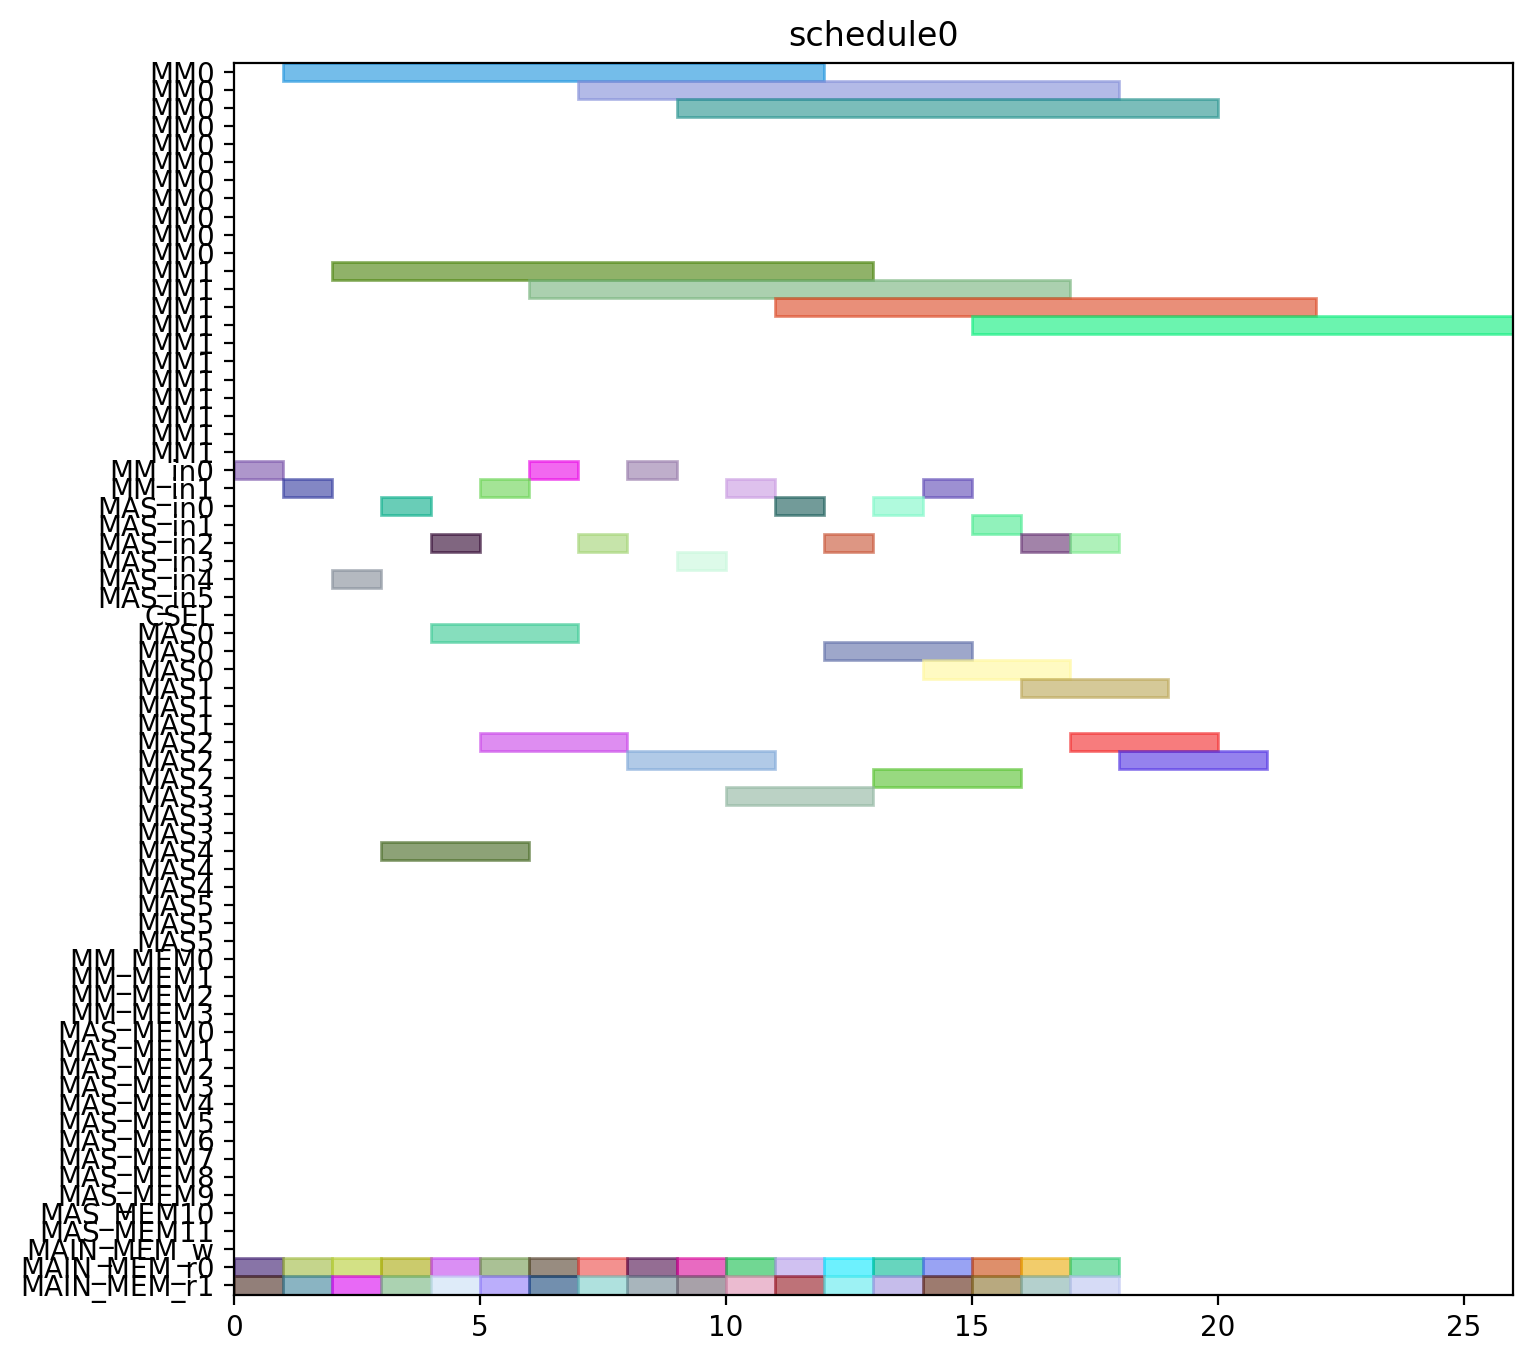

The Python source for this figure:
from pyschedule import Scenario, solvers, plotters, alt


def solve():
	horizon = 120
	S = Scenario("schedule0", horizon=horizon)

	# resource
	MM = S.Resources('MM', num=2, size=11)
	MM_in = S.Resources('MM_in', num=2)
	MAS_in = S.Resources('MAS_in', num=6)
	CSEL = S.Resource('CSEL')
	MAS = S.Resources('MAS', num=6, size=3, periods=range(1, horizon))
	MM_MEM = S.Resources('MM_MEM', num=4)
	MAS_MEM = S.Resources('MAS_MEM', num=12)
	MAIN_MEM_w = S.Resource('MAIN_MEM_w', size=1)
	MAIN_MEM_r = S.Resources('MAIN_MEM_r', num=2)

	# result of previous scheduling

	# new tasks
	t0_t0 = S.Task('t0_t0', length=3, delay_cost=1)
	t0_t0 += alt(MAS)
	t0_t0_in = S.Task('t0_t0_in', length=1, delay_cost=1)
	t0_t0_in += alt(MAS_in)
	S += t0_t0_in*MAS_in[0]<=t0_t0*MAS[0]

	S += t0_t0_in*MAS_in[1]<=t0_t0*MAS[1]

	S += t0_t0_in*MAS_in[2]<=t0_t0*MAS[2]

	S += t0_t0_in*MAS_in[3]<=t0_t0*MAS[3]

	S += t0_t0_in*MAS_in[4]<=t0_t0*MAS[4]

	S += t0_t0_in*MAS_in[5]<=t0_t0*MAS[5]

	t0_t0_mem0 = S.Task('t0_t0_mem0', length=1, delay_cost=1)
	t0_t0_mem0 += MAIN_MEM_r[0]
	S += t0_t0_mem0 <= t0_t0

	t0_t0_mem1 = S.Task('t0_t0_mem1', length=1, delay_cost=1)
	t0_t0_mem1 += MAIN_MEM_r[1]
	S += t0_t0_mem1 <= t0_t0

	t0_t1 = S.Task('t0_t1', length=3, delay_cost=1)
	t0_t1 += alt(MAS)
	t0_t1_in = S.Task('t0_t1_in', length=1, delay_cost=1)
	t0_t1_in += alt(MAS_in)
	S += t0_t1_in*MAS_in[0]<=t0_t1*MAS[0]

	S += t0_t1_in*MAS_in[1]<=t0_t1*MAS[1]

	S += t0_t1_in*MAS_in[2]<=t0_t1*MAS[2]

	S += t0_t1_in*MAS_in[3]<=t0_t1*MAS[3]

	S += t0_t1_in*MAS_in[4]<=t0_t1*MAS[4]

	S += t0_t1_in*MAS_in[5]<=t0_t1*MAS[5]

	t0_t1_mem0 = S.Task('t0_t1_mem0', length=1, delay_cost=1)
	t0_t1_mem0 += MAIN_MEM_r[0]
	S += t0_t1_mem0 <= t0_t1

	t0_t1_mem1 = S.Task('t0_t1_mem1', length=1, delay_cost=1)
	t0_t1_mem1 += MAIN_MEM_r[1]
	S += t0_t1_mem1 <= t0_t1

	t0_t3 = S.Task('t0_t3', length=11, delay_cost=1)
	t0_t3 += alt(MM)
	t0_t3_in = S.Task('t0_t3_in', length=1, delay_cost=1)
	t0_t3_in += alt(MM_in)
	S += t0_t3_in*MM_in[0]<=t0_t3*MM[0]
	S += t0_t3_in*MM_in[1]<=t0_t3*MM[1]
	t0_t3_mem0 = S.Task('t0_t3_mem0', length=1, delay_cost=1)
	t0_t3_mem0 += MAIN_MEM_r[0]
	S += t0_t3_mem0 <= t0_t3

	t0_t3_mem1 = S.Task('t0_t3_mem1', length=1, delay_cost=1)
	t0_t3_mem1 += MAIN_MEM_r[1]
	S += t0_t3_mem1 <= t0_t3

	t1_t0 = S.Task('t1_t0', length=3, delay_cost=1)
	t1_t0 += alt(MAS)
	t1_t0_in = S.Task('t1_t0_in', length=1, delay_cost=1)
	t1_t0_in += alt(MAS_in)
	S += t1_t0_in*MAS_in[0]<=t1_t0*MAS[0]

	S += t1_t0_in*MAS_in[1]<=t1_t0*MAS[1]

	S += t1_t0_in*MAS_in[2]<=t1_t0*MAS[2]

	S += t1_t0_in*MAS_in[3]<=t1_t0*MAS[3]

	S += t1_t0_in*MAS_in[4]<=t1_t0*MAS[4]

	S += t1_t0_in*MAS_in[5]<=t1_t0*MAS[5]

	t1_t0_mem0 = S.Task('t1_t0_mem0', length=1, delay_cost=1)
	t1_t0_mem0 += MAIN_MEM_r[0]
	S += t1_t0_mem0 <= t1_t0

	t1_t0_mem1 = S.Task('t1_t0_mem1', length=1, delay_cost=1)
	t1_t0_mem1 += MAIN_MEM_r[1]
	S += t1_t0_mem1 <= t1_t0

	t1_t1 = S.Task('t1_t1', length=3, delay_cost=1)
	t1_t1 += alt(MAS)
	t1_t1_in = S.Task('t1_t1_in', length=1, delay_cost=1)
	t1_t1_in += alt(MAS_in)
	S += t1_t1_in*MAS_in[0]<=t1_t1*MAS[0]

	S += t1_t1_in*MAS_in[1]<=t1_t1*MAS[1]

	S += t1_t1_in*MAS_in[2]<=t1_t1*MAS[2]

	S += t1_t1_in*MAS_in[3]<=t1_t1*MAS[3]

	S += t1_t1_in*MAS_in[4]<=t1_t1*MAS[4]

	S += t1_t1_in*MAS_in[5]<=t1_t1*MAS[5]

	t1_t1_mem0 = S.Task('t1_t1_mem0', length=1, delay_cost=1)
	t1_t1_mem0 += MAIN_MEM_r[0]
	S += t1_t1_mem0 <= t1_t1

	t1_t1_mem1 = S.Task('t1_t1_mem1', length=1, delay_cost=1)
	t1_t1_mem1 += MAIN_MEM_r[1]
	S += t1_t1_mem1 <= t1_t1

	t1_t3 = S.Task('t1_t3', length=11, delay_cost=1)
	t1_t3 += alt(MM)
	t1_t3_in = S.Task('t1_t3_in', length=1, delay_cost=1)
	t1_t3_in += alt(MM_in)
	S += t1_t3_in*MM_in[0]<=t1_t3*MM[0]
	S += t1_t3_in*MM_in[1]<=t1_t3*MM[1]
	t1_t3_mem0 = S.Task('t1_t3_mem0', length=1, delay_cost=1)
	t1_t3_mem0 += MAIN_MEM_r[0]
	S += t1_t3_mem0 <= t1_t3

	t1_t3_mem1 = S.Task('t1_t3_mem1', length=1, delay_cost=1)
	t1_t3_mem1 += MAIN_MEM_r[1]
	S += t1_t3_mem1 <= t1_t3

	t2_t2 = S.Task('t2_t2', length=3, delay_cost=1)
	t2_t2 += alt(MAS)
	t2_t2_in = S.Task('t2_t2_in', length=1, delay_cost=1)
	t2_t2_in += alt(MAS_in)
	S += t2_t2_in*MAS_in[0]<=t2_t2*MAS[0]

	S += t2_t2_in*MAS_in[1]<=t2_t2*MAS[1]

	S += t2_t2_in*MAS_in[2]<=t2_t2*MAS[2]

	S += t2_t2_in*MAS_in[3]<=t2_t2*MAS[3]

	S += t2_t2_in*MAS_in[4]<=t2_t2*MAS[4]

	S += t2_t2_in*MAS_in[5]<=t2_t2*MAS[5]

	t2_t2_mem0 = S.Task('t2_t2_mem0', length=1, delay_cost=1)
	t2_t2_mem0 += MAIN_MEM_r[0]
	S += t2_t2_mem0 <= t2_t2

	t2_t2_mem1 = S.Task('t2_t2_mem1', length=1, delay_cost=1)
	t2_t2_mem1 += MAIN_MEM_r[1]
	S += t2_t2_mem1 <= t2_t2

	t5_t0 = S.Task('t5_t0', length=11, delay_cost=1)
	t5_t0 += alt(MM)
	t5_t0_in = S.Task('t5_t0_in', length=1, delay_cost=1)
	t5_t0_in += alt(MM_in)
	S += t5_t0_in*MM_in[0]<=t5_t0*MM[0]
	S += t5_t0_in*MM_in[1]<=t5_t0*MM[1]
	t5_t0_mem0 = S.Task('t5_t0_mem0', length=1, delay_cost=1)
	t5_t0_mem0 += MAIN_MEM_r[0]
	S += t5_t0_mem0 <= t5_t0

	t5_t0_mem1 = S.Task('t5_t0_mem1', length=1, delay_cost=1)
	t5_t0_mem1 += MAIN_MEM_r[1]
	S += t5_t0_mem1 <= t5_t0

	t5_t1 = S.Task('t5_t1', length=11, delay_cost=1)
	t5_t1 += alt(MM)
	t5_t1_in = S.Task('t5_t1_in', length=1, delay_cost=1)
	t5_t1_in += alt(MM_in)
	S += t5_t1_in*MM_in[0]<=t5_t1*MM[0]
	S += t5_t1_in*MM_in[1]<=t5_t1*MM[1]
	t5_t1_mem0 = S.Task('t5_t1_mem0', length=1, delay_cost=1)
	t5_t1_mem0 += MAIN_MEM_r[0]
	S += t5_t1_mem0 <= t5_t1

	t5_t1_mem1 = S.Task('t5_t1_mem1', length=1, delay_cost=1)
	t5_t1_mem1 += MAIN_MEM_r[1]
	S += t5_t1_mem1 <= t5_t1

	t5_t2 = S.Task('t5_t2', length=3, delay_cost=1)
	t5_t2 += alt(MAS)
	t5_t2_in = S.Task('t5_t2_in', length=1, delay_cost=1)
	t5_t2_in += alt(MAS_in)
	S += t5_t2_in*MAS_in[0]<=t5_t2*MAS[0]

	S += t5_t2_in*MAS_in[1]<=t5_t2*MAS[1]

	S += t5_t2_in*MAS_in[2]<=t5_t2*MAS[2]

	S += t5_t2_in*MAS_in[3]<=t5_t2*MAS[3]

	S += t5_t2_in*MAS_in[4]<=t5_t2*MAS[4]

	S += t5_t2_in*MAS_in[5]<=t5_t2*MAS[5]

	t5_t2_mem0 = S.Task('t5_t2_mem0', length=1, delay_cost=1)
	t5_t2_mem0 += MAIN_MEM_r[0]
	S += t5_t2_mem0 <= t5_t2

	t5_t2_mem1 = S.Task('t5_t2_mem1', length=1, delay_cost=1)
	t5_t2_mem1 += MAIN_MEM_r[1]
	S += t5_t2_mem1 <= t5_t2

	t5_t3 = S.Task('t5_t3', length=3, delay_cost=1)
	t5_t3 += alt(MAS)
	t5_t3_in = S.Task('t5_t3_in', length=1, delay_cost=1)
	t5_t3_in += alt(MAS_in)
	S += t5_t3_in*MAS_in[0]<=t5_t3*MAS[0]

	S += t5_t3_in*MAS_in[1]<=t5_t3*MAS[1]

	S += t5_t3_in*MAS_in[2]<=t5_t3*MAS[2]

	S += t5_t3_in*MAS_in[3]<=t5_t3*MAS[3]

	S += t5_t3_in*MAS_in[4]<=t5_t3*MAS[4]

	S += t5_t3_in*MAS_in[5]<=t5_t3*MAS[5]

	t5_t3_mem0 = S.Task('t5_t3_mem0', length=1, delay_cost=1)
	t5_t3_mem0 += MAIN_MEM_r[0]
	S += t5_t3_mem0 <= t5_t3

	t5_t3_mem1 = S.Task('t5_t3_mem1', length=1, delay_cost=1)
	t5_t3_mem1 += MAIN_MEM_r[1]
	S += t5_t3_mem1 <= t5_t3

	t7_t0 = S.Task('t7_t0', length=3, delay_cost=1)
	t7_t0 += alt(MAS)
	t7_t0_in = S.Task('t7_t0_in', length=1, delay_cost=1)
	t7_t0_in += alt(MAS_in)
	S += t7_t0_in*MAS_in[0]<=t7_t0*MAS[0]

	S += t7_t0_in*MAS_in[1]<=t7_t0*MAS[1]

	S += t7_t0_in*MAS_in[2]<=t7_t0*MAS[2]

	S += t7_t0_in*MAS_in[3]<=t7_t0*MAS[3]

	S += t7_t0_in*MAS_in[4]<=t7_t0*MAS[4]

	S += t7_t0_in*MAS_in[5]<=t7_t0*MAS[5]

	t7_t0_mem0 = S.Task('t7_t0_mem0', length=1, delay_cost=1)
	t7_t0_mem0 += MAIN_MEM_r[0]
	S += t7_t0_mem0 <= t7_t0

	t7_t0_mem1 = S.Task('t7_t0_mem1', length=1, delay_cost=1)
	t7_t0_mem1 += MAIN_MEM_r[1]
	S += t7_t0_mem1 <= t7_t0

	t7_t1 = S.Task('t7_t1', length=3, delay_cost=1)
	t7_t1 += alt(MAS)
	t7_t1_in = S.Task('t7_t1_in', length=1, delay_cost=1)
	t7_t1_in += alt(MAS_in)
	S += t7_t1_in*MAS_in[0]<=t7_t1*MAS[0]

	S += t7_t1_in*MAS_in[1]<=t7_t1*MAS[1]

	S += t7_t1_in*MAS_in[2]<=t7_t1*MAS[2]

	S += t7_t1_in*MAS_in[3]<=t7_t1*MAS[3]

	S += t7_t1_in*MAS_in[4]<=t7_t1*MAS[4]

	S += t7_t1_in*MAS_in[5]<=t7_t1*MAS[5]

	t7_t1_mem0 = S.Task('t7_t1_mem0', length=1, delay_cost=1)
	t7_t1_mem0 += MAIN_MEM_r[0]
	S += t7_t1_mem0 <= t7_t1

	t7_t1_mem1 = S.Task('t7_t1_mem1', length=1, delay_cost=1)
	t7_t1_mem1 += MAIN_MEM_r[1]
	S += t7_t1_mem1 <= t7_t1

	t7_t3 = S.Task('t7_t3', length=11, delay_cost=1)
	t7_t3 += alt(MM)
	t7_t3_in = S.Task('t7_t3_in', length=1, delay_cost=1)
	t7_t3_in += alt(MM_in)
	S += t7_t3_in*MM_in[0]<=t7_t3*MM[0]
	S += t7_t3_in*MM_in[1]<=t7_t3*MM[1]
	t7_t3_mem0 = S.Task('t7_t3_mem0', length=1, delay_cost=1)
	t7_t3_mem0 += MAIN_MEM_r[0]
	S += t7_t3_mem0 <= t7_t3

	t7_t3_mem1 = S.Task('t7_t3_mem1', length=1, delay_cost=1)
	t7_t3_mem1 += MAIN_MEM_r[1]
	S += t7_t3_mem1 <= t7_t3

	t10_t0 = S.Task('t10_t0', length=11, delay_cost=1)
	t10_t0 += alt(MM)
	t10_t0_in = S.Task('t10_t0_in', length=1, delay_cost=1)
	t10_t0_in += alt(MM_in)
	S += t10_t0_in*MM_in[0]<=t10_t0*MM[0]
	S += t10_t0_in*MM_in[1]<=t10_t0*MM[1]
	t10_t0_mem0 = S.Task('t10_t0_mem0', length=1, delay_cost=1)
	t10_t0_mem0 += MAIN_MEM_r[0]
	S += t10_t0_mem0 <= t10_t0

	t10_t0_mem1 = S.Task('t10_t0_mem1', length=1, delay_cost=1)
	t10_t0_mem1 += MAIN_MEM_r[1]
	S += t10_t0_mem1 <= t10_t0

	t10_t1 = S.Task('t10_t1', length=11, delay_cost=1)
	t10_t1 += alt(MM)
	t10_t1_in = S.Task('t10_t1_in', length=1, delay_cost=1)
	t10_t1_in += alt(MM_in)
	S += t10_t1_in*MM_in[0]<=t10_t1*MM[0]
	S += t10_t1_in*MM_in[1]<=t10_t1*MM[1]
	t10_t1_mem0 = S.Task('t10_t1_mem0', length=1, delay_cost=1)
	t10_t1_mem0 += MAIN_MEM_r[0]
	S += t10_t1_mem0 <= t10_t1

	t10_t1_mem1 = S.Task('t10_t1_mem1', length=1, delay_cost=1)
	t10_t1_mem1 += MAIN_MEM_r[1]
	S += t10_t1_mem1 <= t10_t1

	t10_t2 = S.Task('t10_t2', length=3, delay_cost=1)
	t10_t2 += alt(MAS)
	t10_t2_in = S.Task('t10_t2_in', length=1, delay_cost=1)
	t10_t2_in += alt(MAS_in)
	S += t10_t2_in*MAS_in[0]<=t10_t2*MAS[0]

	S += t10_t2_in*MAS_in[1]<=t10_t2*MAS[1]

	S += t10_t2_in*MAS_in[2]<=t10_t2*MAS[2]

	S += t10_t2_in*MAS_in[3]<=t10_t2*MAS[3]

	S += t10_t2_in*MAS_in[4]<=t10_t2*MAS[4]

	S += t10_t2_in*MAS_in[5]<=t10_t2*MAS[5]

	t10_t2_mem0 = S.Task('t10_t2_mem0', length=1, delay_cost=1)
	t10_t2_mem0 += MAIN_MEM_r[0]
	S += t10_t2_mem0 <= t10_t2

	t10_t2_mem1 = S.Task('t10_t2_mem1', length=1, delay_cost=1)
	t10_t2_mem1 += MAIN_MEM_r[1]
	S += t10_t2_mem1 <= t10_t2

	t10_t3 = S.Task('t10_t3', length=3, delay_cost=1)
	t10_t3 += alt(MAS)
	t10_t3_in = S.Task('t10_t3_in', length=1, delay_cost=1)
	t10_t3_in += alt(MAS_in)
	S += t10_t3_in*MAS_in[0]<=t10_t3*MAS[0]

	S += t10_t3_in*MAS_in[1]<=t10_t3*MAS[1]

	S += t10_t3_in*MAS_in[2]<=t10_t3*MAS[2]

	S += t10_t3_in*MAS_in[3]<=t10_t3*MAS[3]

	S += t10_t3_in*MAS_in[4]<=t10_t3*MAS[4]

	S += t10_t3_in*MAS_in[5]<=t10_t3*MAS[5]

	t10_t3_mem0 = S.Task('t10_t3_mem0', length=1, delay_cost=1)
	t10_t3_mem0 += MAIN_MEM_r[0]
	S += t10_t3_mem0 <= t10_t3

	t10_t3_mem1 = S.Task('t10_t3_mem1', length=1, delay_cost=1)
	t10_t3_mem1 += MAIN_MEM_r[1]
	S += t10_t3_mem1 <= t10_t3

	solvers.mip.solve(S,msg=1,kind='CPLEX',ratio_gap=1.01)

	solution = [['hoge']*len(S.solution()[1]) for i in range(len(S.solution()))]
	for i in range(len(S.solution())):
		for j in range(len(S.solution()[i])):
			solution[i][j]=str(S.solution()[i][j])
	print(solution)

	cycles = int(solution[-1][3])

	pic_file_name = "/mnt/rose/usr1/fukuda/ABE/multiRAM_multiMAS_16mux/scheduling_result/stage11MM2_stage3MAS6/EP2_DBL_w_EVAL/schedule0.png"
	if(S.solution() != []):
		plotters.matplotlib.plot(S,img_filename=pic_file_name, show_task_labels=False, fig_size=(cycles*0.25+3, 8))

	return solution
